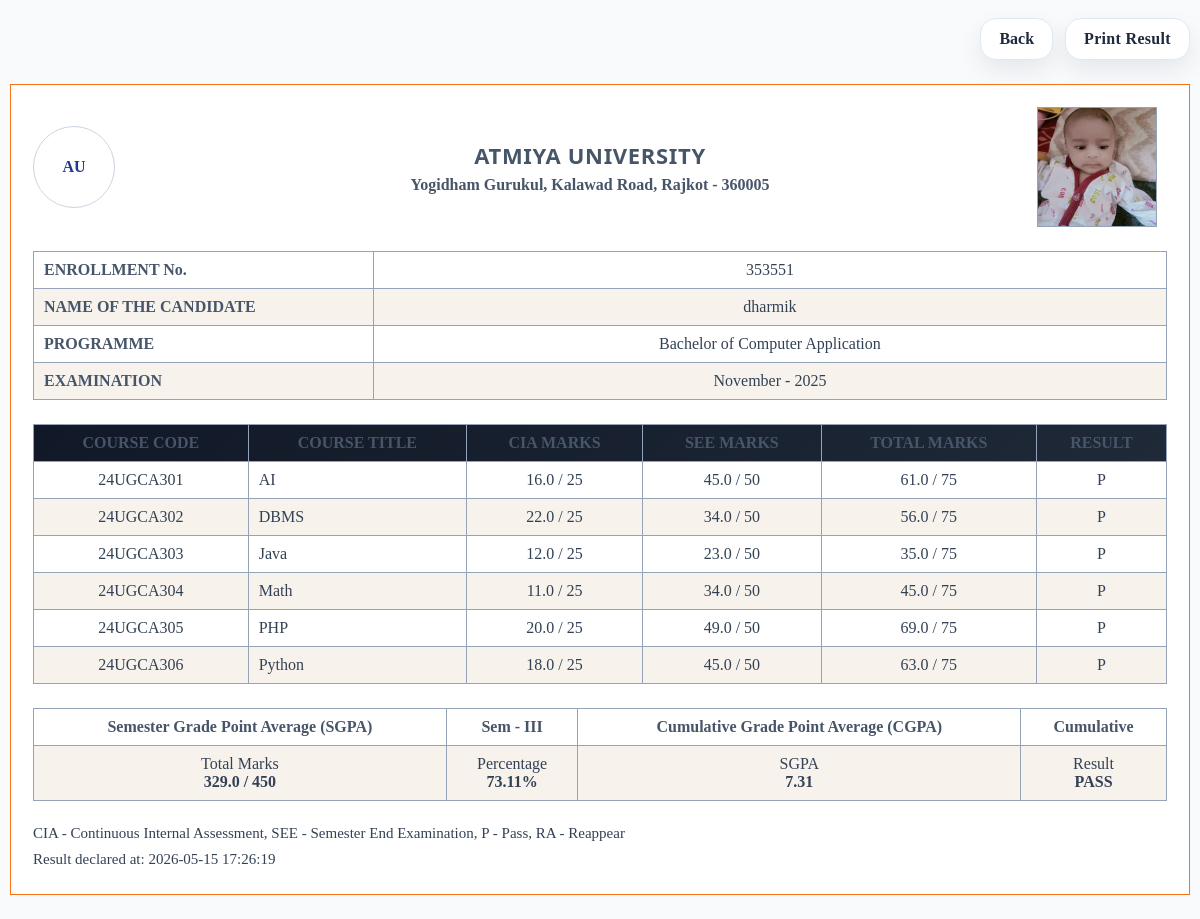
The app's page /admin_result/1 (signed in) with its own data.
### tables this page shows
CREATE TABLE users(
        id INTEGER PRIMARY KEY AUTOINCREMENT,
        rollno INTEGER,
        username TEXT UNIQUE,
        password TEXT,
        gender TEXT,
        mobile TEXT,
        address TEXT,
        photo TEXT,
        enroll TEXT,
        blood TEXT,
        school TEXT,
        birthdate TEXT
    , role TEXT DEFAULT 'student', class TEXT);

CREATE TABLE exam_result_declarations(
            id INTEGER PRIMARY KEY AUTOINCREMENT,
            class_num TEXT,
            exam_term TEXT DEFAULT 'Sem - III',
            examination TEXT DEFAULT 'November - 2025',
            programme TEXT DEFAULT 'Bachelor of Computer Application',
            is_declared INTEGER DEFAULT 0,
            declared_by TEXT,
            declared_at TEXT,
            created_at TEXT DEFAULT CURRENT_TIMESTAMP,
            UNIQUE(class_num, exam_term)
        );

CREATE TABLE exam_cia_marks(
            id INTEGER PRIMARY KEY AUTOINCREMENT,
            student_id INTEGER,
            class_num TEXT,
            subject TEXT,
            marks REAL,
            total_marks REAL DEFAULT 25,
            exam_term TEXT DEFAULT 'CIA',
            entered_by TEXT,
            remarks TEXT,
            created_at TEXT DEFAULT CURRENT_TIMESTAMP,
            updated_at TEXT DEFAULT CURRENT_TIMESTAMP,
            UNIQUE(student_id, subject, exam_term)
        );

### app.py (the view)
@app.route("/admin_result/<int:student_id>")
def admin_student_result(student_id):
    if "user" not in session:
        return redirect("/")
    if session.get("role") != "admin":
        return redirect_for_role(session.get("role"))
    with db() as con:
        student = con.execute(
            "SELECT * FROM users WHERE id=? AND role='student'",
            (student_id,)
        ).fetchone()
        if student is None:
            return redirect("/admin_results")
        result_data = build_student_result(con, student)
    return render_template(
        "shared/result_marksheet.html",
        role="admin",
        user=current_user(),
        student=student,
        result_data=result_data,
        declaration=result_data["declaration"],
    )

### app.py (called while the page is built, shortened)
def db():
    con = sqlite3.connect(app.config["DATABASE_PATH"])
    con.row_factory = sqlite3.Row
    return con

def current_user():
    if "user" not in session:
        return None
    with db() as con:
        return con.execute(
            "SELECT * FROM users WHERE username=?",
            (session["user"],)
        ).fetchone()

def get_result_declaration(con, class_num, exam_term="Sem - III"):
    row = con.execute(
        """
        SELECT *
        FROM exam_result_declarations
        WHERE class_num=? AND exam_term=?
        """,
        (str(class_num or ""), exam_term)
    ).fetchone()
    if row:
        return row

### templates/shared/result_marksheet.html (shortened to what this page needs)
<!DOCTYPE html>
<html lang="en">
<head>
    <link rel="stylesheet" href="{{ url_for('static', filename='style.css') }}">
</head>
<body>
    <div class="result-actions">
        <a href="{{ '/admin_results' if role == 'admin' else '/home' }}" class="result-action-btn">Back</a>
        <button onclick="window.print()" class="result-action-btn" type="button">Print Result</button>
    </div>
    <main class="result-wrap">
        <header class="result-head">
            <div class="result-logo">AU</div>
            <div>
                <h1>ATMIYA UNIVERSITY</h1>
                <p>Yogidham Gurukul, Kalawad Road, Rajkot - 360005</p>
            </div>
            {% if student.photo %}
            <img class="result-photo" src="{{ url_for('uploaded', filename=student.photo) }}" alt="Student photo">
            {% else %}
            <div class="result-photo" style="display:flex;align-items:center;justify-content:center;">Photo</div>
            {% endif %}
        </header>
        <table class="result-info">
            <tr><th>ENROLLMENT No.</th><td>{{ student.enroll or '-' }}</td></tr>
            <tr><th>NAME OF THE CANDIDATE</th><td>{{ student.username }}</td></tr>
            <tr><th>PROGRAMME</th><td>{{ declaration.programme if declaration else 'Bachelor of Computer Application' }}</td></tr>
            <tr><th>EXAMINATION</th><td>{{ declaration.examination if declaration else 'November - 2025' }}</td></tr>
        </table>
        <table class="result-table">
            <thead>
                <tr>
                    <th>COURSE CODE</th>
                    <th>COURSE TITLE</th>
                    <th>CIA MARKS</th>
                    <th>SEE MARKS</th>
                    <th>TOTAL MARKS</th>
                    <th>RESULT</th>
                </tr>
            </thead>
            <tbody>
                {% for row in result_data.rows %}
                <tr>
                    <td>{{ row.course_code }}</td>
                    <td>{{ row.subject }}</td>
                    <td>{% if row.cia_marks == '-' %}-{% else %}{{ row.cia_marks|round(1) }} / {{ row.cia_total|round(0)|int }}{% endif %}</td>
                    <td>{% if row.see_marks == '-' %}-{% else %}{{ row.see_marks|round(1) }} / {{ row.see_total|round(0)|int }}{% endif %}</td>
                    <td>{{ row.total_marks|round(1) }} / {{ row.max_marks|round(0)|int }}</td>
                    <td>{{ row.result }}</td>
                </tr>
                {% endfor %}
            </tbody>
        </table>
        <table class="result-summary">
            <tr>
                <th>Semester Grade Point Average (SGPA)</th>
                <th>{{ declaration.exam_term if declaration else 'Sem - III' }}</th>
                <th>Cumulative Grade Point Average (CGPA)</th>
                <th>Cumulative</th>
            </tr>
            <tr>
                <td>Total Marks<br><strong>{{ result_data.earned|round(1) }} / {{ result_data.maximum|round(0)|int }}</strong></td>
                <td>Percentage<br><strong>{{ result_data.percentage }}%</strong></td>
                <td>SGPA<br><strong>{{ result_data.sgpa }}</strong></td>
                <td>Result<br><strong>{{ result_data.status }}</strong></td>
            </tr>
        </table>
        <div class="result-note">
            CIA - Continuous Internal Assessment, SEE - Semester End Examination, P - Pass, RA - Reappear<br>
            Result declared at: {{ declaration.declared_at if declaration and declaration.declared_at else '-' }}
        </div>
    </main>
</body>
</html>

### static/style.css (style rules this page uses)
:root { --bg:#f5f1e8; --surface:#fffdf8; --surface-soft:#f7f3eb; --surface-strong:#0f172a; --line:#e7ddcf; --line-strong:#d6c7b5; --text:#1f2937; --muted:#6b7280; --primary:#b45309; --primary-deep:#7c2d12; --accent:#0f766e; --danger:#b91c1c; --success:#15803d; --shadow:0 22px 55px rgba(85, 55, 17, 0.12); --shadow-soft:0 14px 38px rgba(15, 23, 42, 0.08); --radius-xl:28px; --radius-lg:20px; --radius-md:14px; --font-sans:"Poppins", "Segoe UI", sans-serif; --gradient-main:linear-gradient(135deg, #1f2937, #8b4513 52%, #d97706); --gradient-soft:linear-gradient(135deg, rgba(180,83,9,0.14), rgba(15,118,110,0.12)); }
* { box-sizing:border-box; }
html { scroll-behavior:smooth; }
body { margin:0; color:var(--text); font-family:var(--font-sans); background: radial-gradient(circle at top left, rgba(180,83,9,0.12), transparent 28%), radial-gradient(circle at top right, rgba(15,118,110,0.10), transparent 24%), linear-gradient(180deg, var(--bg), #efe7da); min-height:100vh; overflow-x:hidden; transition:background .3s ease,color .3s ease; }
h1,h2,h3,h4,h5,h6 { font-family:var(--font-sans); letter-spacing:-0.02em; }
a { color:inherit; text-decoration:none; }
button, .button-link { display:inline-flex; align-items:center; justify-content:center; gap:8px; padding:13px 20px; border:none; border-radius:999px; background:linear-gradient(135deg, var(--primary), var(--primary-deep)); color:#fff; font-weight:700; letter-spacing:.02em; cursor:pointer; transition:transform .2s ease, box-shadow .2s ease, opacity .2s ease; box-shadow:0 14px 28px rgba(124,45,18,0.22); }
table { width:100%; border-collapse:collapse; overflow:hidden; }
thead { background:linear-gradient(135deg, #111827, #1f2937); color:#fff; }
th,td { padding:14px 16px; text-align:center; border-bottom:1px solid var(--line); }
tbody tr { background:rgba(255,255,255,0.55); transition:transform .15s ease, background .15s ease; }
tbody tr:nth-child(even) { background:rgba(247,243,235,0.95); }

### templates/shared/result_marksheet.html (style rules this page uses)
body { background:#f8fafc;color:#334155;font-family:Georgia, 'Times New Roman', serif; }
.result-wrap { max-width:1180px;margin:24px auto;padding:22px;border:1px solid #f97316;background:#fff; }
.result-head { display:grid;grid-template-columns:110px 1fr 130px;align-items:center;text-align:center;gap:16px; }
.result-logo { width:82px;height:82px;border-radius:50%;border:1px solid #cbd5e1;display:flex;align-items:center;justify-content:center;font-weight:800;color:#1e3a8a; }
.result-head h1 { font-size:22px;margin:0;color:#475569;letter-spacing:.03em; }
.result-head p { margin:6px 0 0;font-weight:700;color:#475569; }
.result-photo { width:120px;height:120px;object-fit:cover;border:1px solid #94a3b8; }
.result-info,.result-table,.result-summary { width:100%;border-collapse:collapse;margin-top:24px; }
.result-info th,.result-info td,.result-table th,.result-table td,.result-summary th,.result-summary td { border:1px solid #94a3b8;padding:9px 10px;font-size:16px; }
.result-info th { text-align:left;width:30%;font-weight:800;color:#475569; }
.result-table th,.result-summary th { text-align:center;font-weight:800;color:#475569; }
.result-table td { text-align:center; }
.result-table td:nth-child(2) { text-align:left; }
.result-note { margin-top:20px;line-height:1.7;font-size:15px; }
.result-actions { display:flex;gap:12px;justify-content:flex-end;margin:18px auto;max-width:1180px; }
.result-action-btn { display:inline-flex;align-items:center;justify-content:center;padding:11px 18px;border-radius:16px;border:1px solid #e2e8f0;background:#fff;color:#1e293b;font-weight:800;text-decoration:none;box-shadow:0 10px 24px rgba(15,23,42,.08);cursor:pointer;font-family:inherit;font-size:16px; }

### records on screen
users: photo (picture), enroll "353551", username "dharmik"
exam_result_declarations: programme "Bachelor of Computer Application", examination "November - 2025", exam_term "Sem - III", declared_at "2026-05-15 17:26:19"
exam_cia_marks: subject "AI", cia_marks "16.0", cia_total "25"
exam_cia_marks: see_marks "45.0", see_total "50"
exam_cia_marks: subject "DBMS", cia_marks "22.0", cia_total "25"
exam_cia_marks: see_marks "34.0", see_total "50"
exam_cia_marks: subject "Java", cia_marks "12.0", cia_total "25"
exam_cia_marks: see_marks "23.0", see_total "50"
exam_cia_marks: subject "Math", cia_marks "11.0", cia_total "25"
exam_cia_marks: see_marks "34.0", see_total "50"
exam_cia_marks: subject "PHP", cia_marks "20.0", cia_total "25"
exam_cia_marks: see_marks "49.0", see_total "50"
exam_cia_marks: subject "Python", cia_marks "18.0", cia_total "25"
exam_cia_marks: see_marks "45.0", see_total "50"

### other values on screen
{{ row.course_code }} "24UGCA301" "24UGCA302" "24UGCA303" "24UGCA304" "24UGCA305" "24UGCA306"
{{ row.total_marks|round(1) }} "61.0" "56.0" "35.0" "45.0" "69.0" "63.0"
{{ row.max_marks|round(0)|int }} "75" "75" "75" "75" "75" "75"
{{ row.result }} "P" "P" "P" "P" "P" "P"
{{ result_data.earned|round(1) }} "329.0"
{{ result_data.maximum|round(0)|int }} "450"
{{ result_data.percentage }} "73.11"
{{ result_data.sgpa }} "7.31"
{{ result_data.status }} "PASS"
